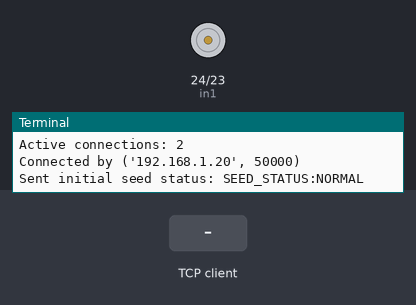
A program run on a simulated Raspberry Pi (BCM pin numbers). Parts: motor-driver pin pairs drawn as motors (green arrow = first pin HIGH = forward, orange = second pin HIGH = backward, longer = more drive, scaled by the enable pin), the last lines printed to the terminal. The test bench sets the inputs (shaded band). One TCP client connects 1 s after the port opens and stays connected; threads take turns every 2 ms.

Above: at 1.2 s.
1.3 s: the TCP client sends "START\n"
At 2.1 s:
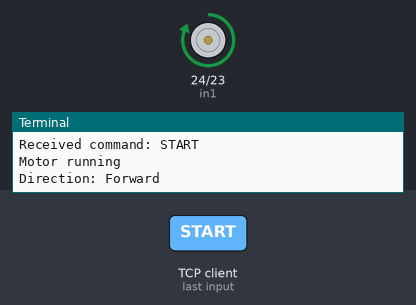
2.8 s: the TCP client sends "STOP\n"
At 3.3 s:
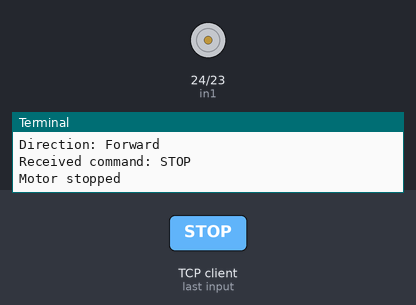
4.3 s: the TCP client sends "BACKWARD\n"
At 5.5 s:
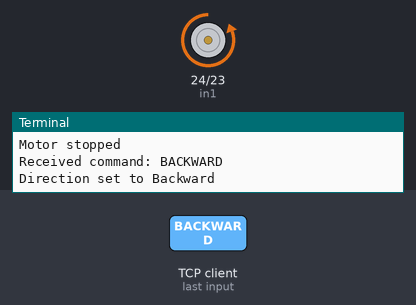
5.8 s: the TCP client sends "LOW\n"
At 6.8 s:
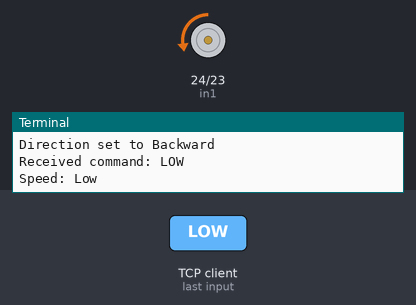
7.3 s: the TCP client sends "FORWARD\n"
At 7.9 s:
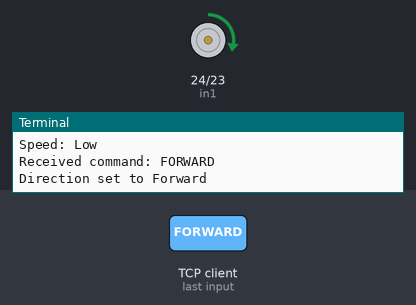
8.8 s: the TCP client sends "MEDIUM\n"
At 10.2 s:
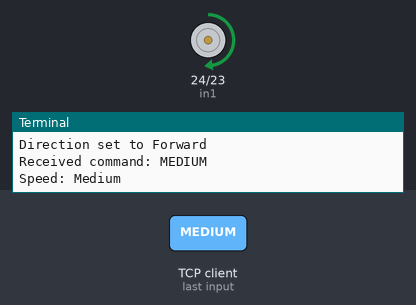
Timing chart, 0 to 11.3 s (numbered marks = the images above; inputs shaded):
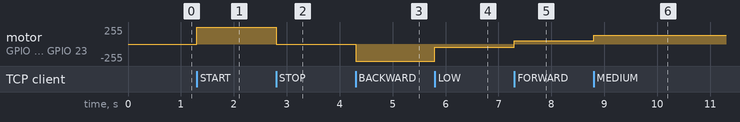

The program:

Raspberry_Pi_Server_Script.py
```python
import RPi.GPIO as GPIO
import socket
import threading
import time

in1 = 24
in2 = 23
en = 25
temp1 = 1

SEED_SENSOR_PIN = 17

HOST = ''
PORT = 65432
BUFFER_SIZE = 1024

seed_empty = False
last_seed_state = None
seed_check_interval = 0.5

GPIO.setmode(GPIO.BCM)
GPIO.setup(in1, GPIO.OUT)
GPIO.setup(in2, GPIO.OUT)
GPIO.setup(en, GPIO.OUT)
GPIO.setup(SEED_SENSOR_PIN, GPIO.IN, pull_up_down=GPIO.PUD_DOWN)

GPIO.output(in1, GPIO.LOW)
GPIO.output(in2, GPIO.LOW)
p = GPIO.PWM(en, 1000)
p.start(12.5)

print("\n")
print("Motor control server started...")
print("Waiting for commands from Android app...")
print("\n")


def check_seed_status():
    global seed_empty, last_seed_state

    current_state = GPIO.input(SEED_SENSOR_PIN)

    if current_state != last_seed_state:
        last_seed_state = current_state

        if current_state == GPIO.HIGH:
            seed_empty = True
            print("Seed status: Empty (sensor blocked)")
            return "SEED_STATUS:EMPTY"
        else:
            seed_empty = False
            print("Seed status: Available (sensor uncovered)")
            return "SEED_STATUS:NORMAL"

    return None


def seed_monitor_thread():
    while True:
        try:
            status_message = check_seed_status()
            if status_message and current_connection:
                try:
                    current_connection.sendall((status_message + "\n").encode())
                    print(f"Sent seed status: {status_message}")
                except:
                    print("Failed to send status update")

            time.sleep(seed_check_interval)
        except Exception as e:
            print(f"Seed monitor error: {e}")
            time.sleep(1)


def control_motor(command):
    global temp1

    if command == "START":
        if seed_empty:
            print("Cannot start: No seeds in hopper!")
            return "ERROR:NO_SEEDS"

        print("Motor running")
        p.ChangeDutyCycle(100)
        if temp1 == 1:
            GPIO.output(in1, GPIO.HIGH)
            GPIO.output(in2, GPIO.LOW)
            print("Direction: Forward")
        else:
            GPIO.output(in1, GPIO.LOW)
            GPIO.output(in2, GPIO.HIGH)
            print("Direction: Backward")
        return "OK"

    elif command == "STOP":
        print("Motor stopped")
        GPIO.output(in1, GPIO.LOW)
        GPIO.output(in2, GPIO.LOW)
        return "OK"

    elif command == "FORWARD":
        print("Direction set to Forward")
        GPIO.output(in1, GPIO.HIGH)
        GPIO.output(in2, GPIO.LOW)
        temp1 = 1
        return "OK"

    elif command == "BACKWARD":
        print("Direction set to Backward")
        GPIO.output(in1, GPIO.LOW)
        GPIO.output(in2, GPIO.HIGH)
        temp1 = 0
        return "OK"

    elif command == "LOW":
        print("Speed: Low")
        p.ChangeDutyCycle(20)
        return "OK"

    elif command == "MEDIUM":
        print("Speed: Medium")
        p.ChangeDutyCycle(50)
        return "OK"

    elif command == "HIGH":
        print("Speed: High")
        p.ChangeDutyCycle(75)
        return "OK"

    elif command == "EXIT":
        print("Cleaning up GPIO")
        GPIO.cleanup()
        return "EXIT"

    else:
        print(f"<<< Unknown command: {command} >>>")
        return "ERROR"


current_connection = None
connection_lock = threading.Lock()


def handle_client(conn, addr):
    global current_connection

    with connection_lock:
        current_connection = conn

    print('Connected by', addr)
    try:
        initial_status = "SEED_STATUS:EMPTY" if seed_empty else "SEED_STATUS:NORMAL"
        conn.sendall((initial_status + "\n").encode())
        print(f"Sent initial seed status: {initial_status}")

        while True:
            data = conn.recv(BUFFER_SIZE).decode().strip()
            if not data:
                break

            print("Received command:", data)
            response = control_motor(data)

            if response == "EXIT":
                break

            conn.sendall((response + "\n").encode())

    except ConnectionResetError:
        print("Client disconnected unexpectedly")
    except Exception as e:
        print(f"Client handling error: {e}")
    finally:
        with connection_lock:
            if current_connection == conn:
                current_connection = None
        conn.close()
        print('Connection closed')


def run_server():
    seed_thread = threading.Thread(target=seed_monitor_thread)
    seed_thread.daemon = True
    seed_thread.start()

    with socket.socket(socket.AF_INET, socket.SOCK_STREAM) as s:
        s.setsockopt(socket.SOL_SOCKET, socket.SO_REUSEADDR, 1)
        s.bind((HOST, PORT))
        s.listen()
        print(f"Listening on port {PORT}...")

        try:
            while True:
                conn, addr = s.accept()
                client_thread = threading.Thread(target=handle_client, args=(conn, addr))
                client_thread.daemon = True
                client_thread.start()
                print(f"Active connections: {threading.active_count() - 1}")

        except KeyboardInterrupt:
            print("\nServer shutting down...")
        except Exception as e:
            print(f"Server error: {e}")
        finally:
            s.close()
            GPIO.cleanup()
            print("Server stopped")


if __name__ == "__main__":
    initial_status = check_seed_status()
    if initial_status:
        print(f"Initial seed status: {initial_status}")

    run_server()
```

Measured:
- after the input at 1.3 s, motor on GPIO 24 (in1) / GPIO 23 (in2): stopped → forward 255/255 at once
- after the input at 2.8 s, motor on GPIO 24 (in1) / GPIO 23 (in2): forward 255/255 → stopped at once
- after the input at 4.3 s, motor on GPIO 24 (in1) / GPIO 23 (in2): stopped → backward 255/255 at once
- after the input at 5.8 s, motor on GPIO 24 (in1) / GPIO 23 (in2): backward 255/255 → backward 51/255 at once
- after the input at 7.3 s, motor on GPIO 24 (in1) / GPIO 23 (in2): backward 51/255 → forward 51/255 at once
- after the input at 8.8 s, motor on GPIO 24 (in1) / GPIO 23 (in2): forward 51/255 → forward 128/255 at once
